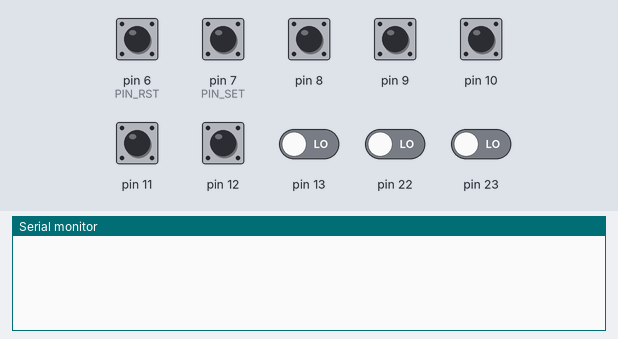
Bench run of a sketch on a simulated Arduino Uno, built with avr-gcc and run on an emulated ATmega328P. Shown: the last lines printed to the serial monitor. The test bench sets the inputs (shaded band); at power-on: pin 6 (PIN_RST), pin 7 (PIN_SET), pin 8–12 HIGH, pin 13, pin 22, pin 23 LOW.

Above: at 1.2 s.
1.3 s: pin 6 (PIN_RST) pulled LOW for 0.15 s
At 1.8 s:
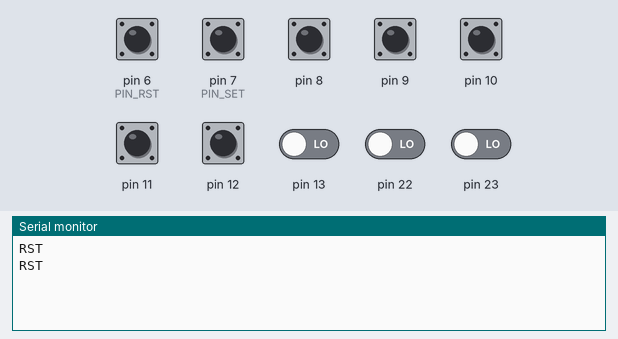
2.9 s: pin 7 (PIN_SET) pulled LOW for 0.15 s
At 4.2 s:
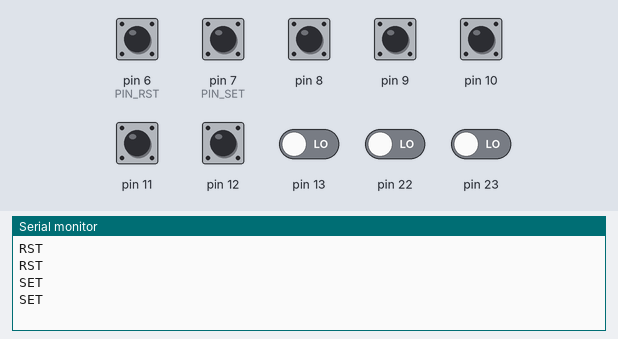
4.5 s: pin 8 pulled LOW for 0.15 s
At 5.5 s:
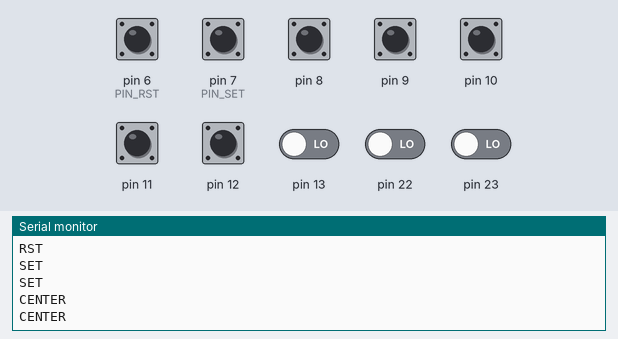
6.1 s: pin 9 pulled LOW for 0.15 s
At 6.7 s:
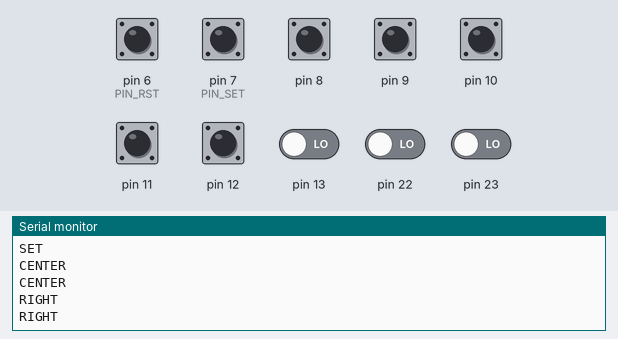
7.7 s: pin 10 pulled LOW for 0.15 s
At 9.0 s:
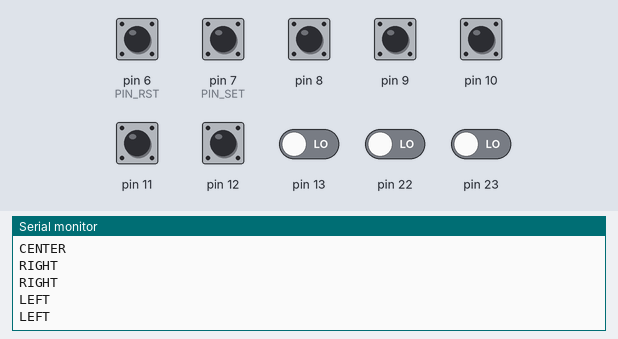
9.3 s: pin 11 pulled LOW for 0.15 s
At 10.3 s:
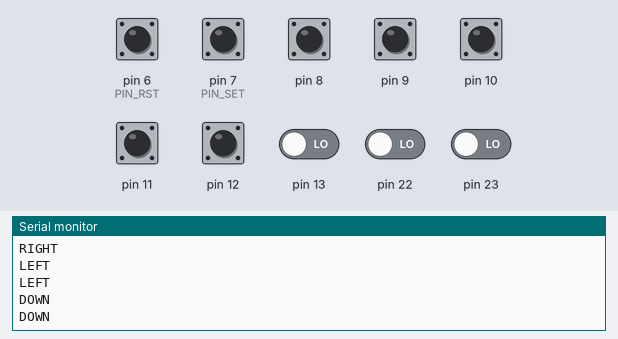

The sketch:

5-way-joystick.ino
```cpp
#define PIN_RST 6
#define PIN_SET 7

void setup() {
  Serial.begin(9600);

  // set pins 8-12 as input
  DDRB &= ~0x1F;

  // set input pull-ups
  PORTB = 0x1F;

  // set specific pins for RST and SET
  pinMode(PIN_RST, INPUT_PULLUP);
  pinMode(PIN_SET, INPUT_PULLUP);
}

void loop() {
  // since inputs are pulled-up
  // and the com is GND it needs to
  // inverse to get which one
  // was set to GND
  uint8_t current_status = ~PINB;
  bool printed = 0;

  // check individual pins
  if (!digitalRead(PIN_RST)) {
    Serial.print("RST ");
    printed = 1;
  }

  if (!digitalRead(PIN_SET)) {
    Serial.print("SET ");
    printed = 1;
  }

  // check joystick positions
  if (current_status & 0x1) {
    Serial.print("CENTER ");
    printed = 1;
  }

  if (current_status & 0x2) {
    Serial.print("RIGHT ");
    printed = 1;
  }

  if (current_status & 0x4) {
    Serial.print("LEFT ");
    printed = 1;
  }

  if (current_status & 0x8) {
    Serial.print("DOWN ");
    printed = 1;
  }

  if (current_status & 0x10) {
    Serial.print("UP ");
    printed = 1;
  }

  if (printed) {
    Serial.print("\n");
  }

  delay(100);
}
```

Measured:
- after the input at 1.3 s, the serial monitor: prints a new line at once (image 1)
- after the input at 2.9 s, the serial monitor: prints a new line at once (image 2)
- after the input at 4.5 s, the serial monitor: prints a new line at once (image 3)
- after the input at 6.1 s, the serial monitor: prints a new line at once (image 4)
- after the input at 7.7 s, the serial monitor: prints a new line at once (image 5)
- after the input at 9.3 s, the serial monitor: prints a new line at once (image 6)
